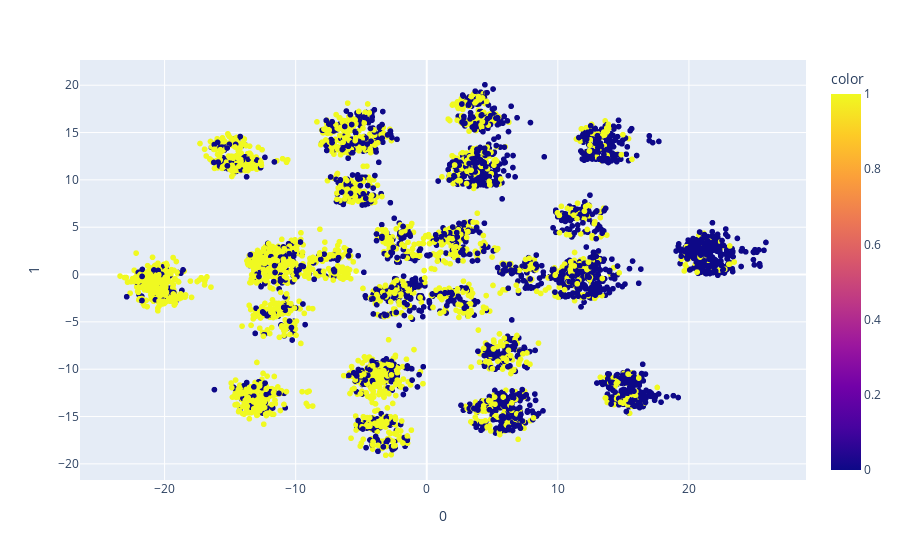

The code cell stored with this chart in its notebook:
### Code cell
features = ['event1','event2','event3', 'event4', 'event5', 'duracao_min', 'blueTopGP','blueTopWR','blueTopKDA','blueJungleGP','blueJungleWR','blueJungleKDA','blueMidGP','blueMidWR','blueMidKDA','blueADCGP','blueADCWR','blueADCKDA','blueSupportGP','blueSupportWR','blueSupportKDA','redTopGP','redTopWR','redTopKDA','redJungleGP','redJungleWR','redJungleKDA','redMidGP','redMidWR','redMidKDA','redAdcGP','redAdcWR','redAdcKDA','redSupportGP','redSupportWR','redSupportKDA']
X = df[features]

pca = PCA(n_components=2)
components = pca.fit_transform(X)

fig = px.scatter(components, x=0, y=1, color=df['result'])
fig.show()

### Figure 1 — Plotly figure (JSON) as saved in the notebook; plotly's stock layout.template omitted (floating-point values rounded to 4 significant figures; data arrays with more than 128 entries replaced by an {"elided": "..."} marker saying what was removed)
{"data": [{"hovertemplate": "0=%{x}<br>1=%{y}<br>color=%{marker.color}<extra></extra>", "legendgroup": "", "marker": {"color": {"elided": "6014 int values"}, "coloraxis": "coloraxis", "symbol": "circle"}, "mode": "markers", "name": "", "showlegend": false, "type": "scattergl", "x": {"elided": "6014 float values"}, "xaxis": "x", "y": {"elided": "6014 float values"}, "yaxis": "y"}], "layout": {"coloraxis": {"colorbar": {"title": {"text": "color"}}, "colorscale": [[0, "#0d0887"], [0.1111, "#46039f"], [0.2222, "#7201a8"], [0.3333, "#9c179e"], [0.4444, "#bd3786"], [0.5556, "#d8576b"], [0.6667, "#ed7953"], [0.7778, "#fb9f3a"], [0.8889, "#fdca26"], [1, "#f0f921"]]}, "legend": {"tracegroupgap": 0}, "margin": {"t": 60}, "xaxis": {"anchor": "y", "domain": [0, 1], "title": {"text": "0"}}, "yaxis": {"anchor": "x", "domain": [0, 1], "title": {"text": "1"}}}}
